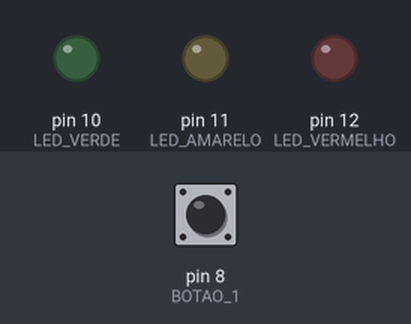
The sketch below on a simulated Arduino Uno, built with avr-gcc and run on an emulated ATmega328P. On the bench: output pins drawn as LEDs (lit = HIGH). The inputs (shaded band) are chosen by the test bench; at power-on: pin 8 (BOTAO_1) LOW.

Above: at 1.2 s.
1.3 s: pin 8 (BOTAO_1) pulled HIGH for 0.15 s
At 1.37 s:
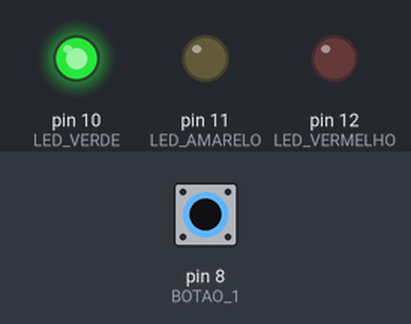
2.9 s: pin 8 (BOTAO_1) pulled HIGH for 3.2 s
At 7.0 s:
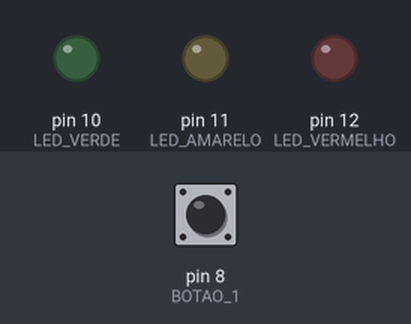
Timing chart, 0 to 8.5 s (numbered marks = the images above; inputs shaded):
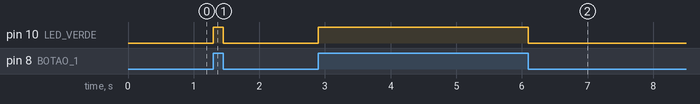

Measured:
- after the input at 1.3 s, pin 10 (LED_VERDE): LOW → HIGH at once, → LOW 0.15 s later
- after the input at 2.9 s, pin 10 (LED_VERDE): LOW → HIGH at once, → LOW 3.2 s later

The sketch:

prog02.ino
```cpp
// Informações globais sobre o programa
const  int LED_VERDE = 10 ;
const  int LED_AMARELO = 11 ;
const  int LED_VERMELHO = 12 ;
const  int BOTAO_1 = 8 ;
const  int BOTAO_2 = 9 ;

void  setup ()
{
  // Configurar os pinos de saída
  pinMode (LED_VERMELHO, OUTPUT);
  pinMode (LED_AMARELO, OUTPUT);
  pinMode (LED_VERDE, OUTPUT);
  // Configurar os pinos de entrada
  pinMode (BOTAO_1, INPUT);
  pinMode (BOTAO_2, INPUT);
}

void  loop ()
{
  // Aciona a saída 10 quando a entrada 8 para acionada
  if ( digitalRead (BOTAO_1) == HIGH) {
  	digitalWrite (LED_VERDE, HIGH);
  } else {
  	digitalWrite (LED_VERDE, LOW);
  }
}
```
